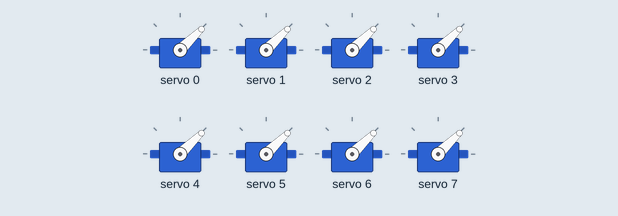
Simulated run of this program. Board: ESP32-C3. Shown: 8 × servo. What the program prints to the serial monitor is not drawn.

Above: at 2.4 s.
At 6.72 s:
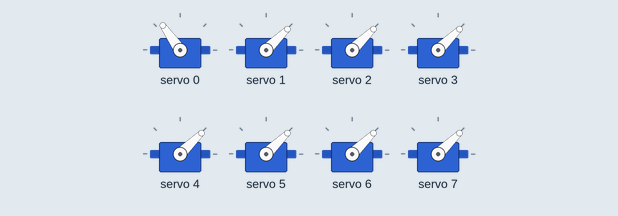
At 10.9 s:
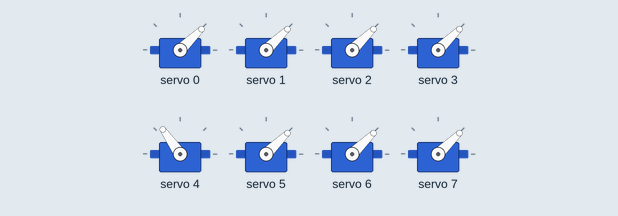
At 20.89 s:
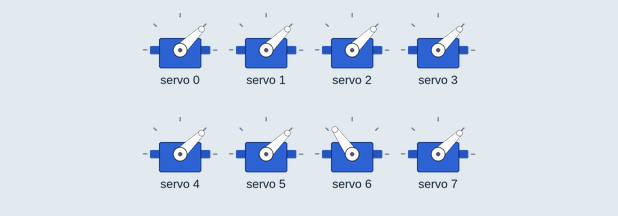
At 29.92 s:
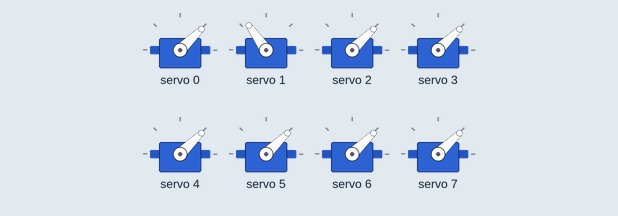
At 39.64 s:
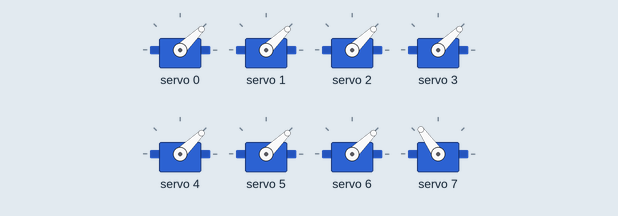
Timing chart, 0 to 40.0 s (numbered marks = the images above):
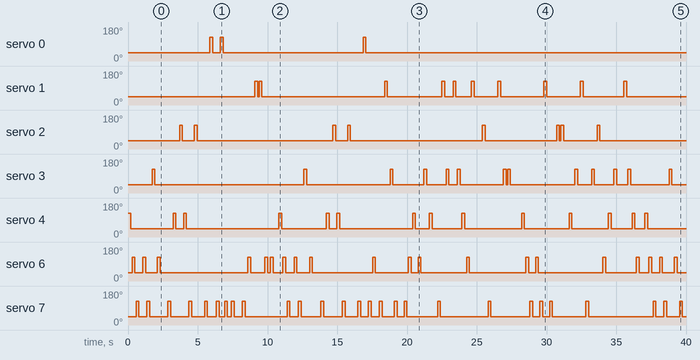

The program:

main.cpp
```cpp
#include <Arduino.h>
#include <Wire.h>
#include <Adafruit_PWMServoDriver.h>

// 创建 PCA9685 对象
Adafruit_PWMServoDriver pwm = Adafruit_PWMServoDriver();

// 舵机的 PWM 范围
#define SERVOMIN 102 // 对应 0°（500μs）
#define SERVOMAX 512 // 对应 180°（2500μs）
#define SDA_PIN 4
#define SCL_PIN 5
// 初始化舵机通道
#define NUM_SERVOS 8
int servoChannels[NUM_SERVOS] = {0, 1, 2, 3, 4, 5, 6, 7}; // 对应舵机通道
float speedFactor = 0.2; // 将所有时长缩短为原来的 10%

// 舵机敲击角度
#define HIT_ANGLE 120  // 敲击角度
#define REST_ANGLE 45 // 复位角度

// 硬编码的指令字符串
const char *instructions = R"(4:449
6:449
7:1349
6:449
7:899
3:899
6:2699
7:899
4:1349
2:449
4:899
7:899
2:2699
7:899
0:1349
7:449
0:449
7:1399
7:3000
7:1000
6:1500
1:500
1:1000
6:1000
6:2000
4:500
6:500
7:1500
6:500
7:1000
3:1000
6:3000
7:1000
4:1349
2:449
4:899
7:899
2:2699
7:899
0:899
7:449
6:1399
7:899
1:1000
3:500
7:2500
7:500
6:500
4:1000
6:1000
3:1000
4:2000
7:500
1:500
3:1500
1:500
3:666
4:666
6:666
1:3000
2:1000
7:2500
1:1000
3:500
3:4000
4:500
6:500
7:1000
6:500
7:500
1:1000
7:1500
2:500
2:2000
4:1000
3:1000
1:1000
7:1000
3:1000
2:1000
6:1000
4:1000
3:2500
1:500
3:500
4:500
6:2000
4:500
6:500
7:1349
6:449
7:899
3:899
6:899
7:1799
7:899
4:1349
2:449
4:899
7:899
2:2699
7:899
0:899
7:449
6:1399
7:899
1:1000
3:500
7:2500
7:500
6:500
4:1000
6:1000
3:1000
4:4000
0:5000
0:1000
6:1000
4:1000
6:1500
7:500
7:3000
7:1000
4:1000
6:1000
0:5000
0:1000
6:1000
4:1000
6:1500
7:500
7:4000
4:3000
2:1000
2:3000
0:1000
7:4000
7:1000
6:1000
3:1000
7:1000
7:2000
6:500
4:500
2:500
1:500
2:1500
7:500
4:1000
7:1000
7:1500
5:500
5:2000
0:1500
7:500
7:6000
2:3000
2:2500
5:6000
4:500
7:500
3:3000
0:3000
2:500
6:500
3:3000
6:3000
0:500
4:500
7:1000
3:1000
0:2000
7:500
2:500
7:3000
1:3000
5:500
0:500
4:3000
7:3000
3:500
7:500
4:3000
7:3000
2:500
6:500
1:3000
4:3000
7:500
3:500
6:3000
3:3000
4:500
7:500
3:3000
0:3000
2:500
6:500
3:3000
6:3000
0:500
4:500
7:1000
3:1000
0:2000
7:500
2:500
7:3000
1:3000
5:500
0:500
4:3000
7:3000
0:500
7:500
4:3000
7:3000
5:500
0:500
4:1000
7:1000
7:500
3:500
6:1000
3:1000
4:500
7:500
3:3000
0:3000
7:500
3:500
6:3000
3:3000
6:500
1:500
6:3000
2:3000
4:500
7:500
3:3000
0:3000
2:500
6:500
3:3000
6:3000
0:500
4:500
7:1000
4:1000
0:500
2:500
6:1000
1:1000
7:500
2:500
7:3000
3:3000
5:500
0:500
4:3000
7:3000
2:500
6:500
1:3000
4:3000
3:500
6:500
3:3000
7:3000
7:500
3:500
6:3000
3:3000
4:500
7:500
3:3000
0:3000
2:500
6:500
3:3000
6:3000
0:500
4:500
7:1000
3:1000
0:2000
7:500
2:500
7:3000
1:3000
5:500
0:500
4:3000
7:3000
0:500
7:500
4:3000
7:3000
5:500
0:500
4:1000
7:1000
7:500
3:500
6:1000
3:1000
4:500
0:500
3:3000
0:3000
1:8000
5:8000
0:8000
0:8000
3:8000
0:8000
1:8000
5:8000
0:8000
0:6000
3:6000
0:6000
7:500
1:500
3:500
3:3000
1:1000
1:4000
5:4000
0:4000
3:4000
7:8000
2:8000
4:2000
7:2000
3:2000
6:2000
2:2000
0:2000
3:2000
6:2000
2:2000
4:2000
0:2000
3:2000
5:4000
0:4000
3:4000
6:4000
2:4000
5:4000
7:4000
2:4000
5:4000
4:4000
3:7500

)";

// 设置舵机角度函数
void setServoAngle(uint8_t channel, uint16_t angle)
{
    uint16_t pulse = map(angle, 0, 180, SERVOMIN, SERVOMAX);
    pwm.setPWM(channel, 0, pulse);
}

// 敲击琴键函数
void hitKey(int servoChannel)
{
    if (servoChannel < 0 || servoChannel >= NUM_SERVOS)
        return;

    setServoAngle(servoChannel, HIT_ANGLE);
    delay(200); // 敲击时间
    setServoAngle(servoChannel, REST_ANGLE);
}

// 初始化系统
void setup()
{
    Serial.begin(115200);
    Wire.begin(SDA_PIN, SCL_PIN);

    // 初始化 PCA9685
    pwm.begin();
    pwm.setPWMFreq(50); // 设置 PWM 频率为 50Hz

    // 初始化舵机位置
    for (int i = 0; i < NUM_SERVOS; i++)
    {
        setServoAngle(servoChannels[i], REST_ANGLE);
    }

    Serial.println("系统初始化完成！");
}

// 解析字符串并控制舵机
void loop()
{
    // 将硬编码的字符串解析为单行指令
    String instructionString = instructions;
    int currentIndex = 0;

    while (currentIndex < instructionString.length())
    {
        int lineEndIndex = instructionString.indexOf('\n', currentIndex);
        if (lineEndIndex == -1)
        {
            lineEndIndex = instructionString.length();
        }

        String line = instructionString.substring(currentIndex, lineEndIndex);
        currentIndex = lineEndIndex + 1;

        if (line.length() > 0)
        {
            int colonIndex = line.indexOf(':');
            int servoChannel = line.substring(0, colonIndex).toInt();
            int duration = line.substring(colonIndex + 1).toInt();

            // 敲击琴键
            hitKey(servoChannel);
            // delay(duration); // 等待时长
            delay(duration * speedFactor);
        }
    }


}
```

Measured:
- by itself, servo 0: goes 125° 0.20 s, 44° 0.56 s, 125° 0.20 s, 44° 10.0 s, 125° 0.20 s, then 44°
- by itself, servo 1: 44° → 125° at 9.1 s, → 44° 0.20 s later, → 125° 0.10 s later, → 44° 0.20 s later, … (20 changes in this stretch)
- by itself, servo 2: 44° → 125° at 3.7 s, → 44° 0.20 s later, → 125° 0.85 s later, → 44° 0.20 s later, … (16 changes in this stretch)
- by itself, servo 3: 44° → 125° at 1.7 s, → 44° 0.20 s later, → 125° 10.7 s later, → 44° 0.20 s later, … (26 changes in this stretch)
- by itself, servo 4: 125° → 44° at 0.21 s, → 125° 3.0 s later, → 44° 0.20 s later, → 125° 0.56 s later, … (27 changes in this stretch)
- by itself, servo 6: 44° → 125° at 0.30 s, → 44° 0.20 s later, → 125° 0.56 s later, → 44° 0.20 s later, … (40 changes in this stretch)
- by itself, servo 7: 44° → 125° at 0.59 s, → 44° 0.20 s later, → 125° 0.56 s later, → 44° 0.20 s later, … (54 changes in this stretch)
